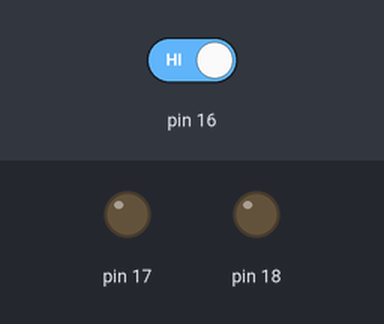
The sketch below on a simulated Arduino Uno, built with avr-gcc and run on an emulated ATmega328P. On the bench: output pins drawn as LEDs (lit = HIGH). Dashed ring = blinking. Inputs (shaded band) come from the test bench; at power-on: pin 16 HIGH. What the sketch prints to the serial monitor is not drawn.

Above: at 1.2 s.
1.3 s: pin 16 driven LOW
At 1.7 s:
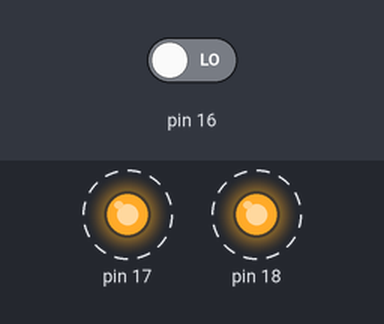
4.3 s: pin 16 driven HIGH
At 4.9 s:
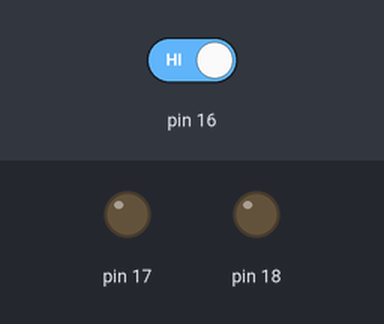
Timing chart, 0 to 7.3 s (numbered marks = the images above; inputs shaded):
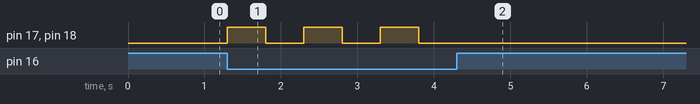

The sketch:

Project_11_Flame_Detection_Alarm_System.ino
```cpp
//**********************************************************************************
/*
 * 名称   : Flame_Detection_Alarm_System
 * 功能   : 火焰传感器控制LED和蜂鸣器
 * 作者   : http://www.keyes-robot.com/
*/
byte item = 0;

void setup() {
  Serial.begin(115200); //设置串口波特率为115200
  pinMode(16, INPUT);  //火焰传感器连接GPIO16上，并设置为输入模式
  pinMode(17, OUTPUT); //将有源蜂鸣器连接到GPIO17上，并设置为输出模式
  pinMode(18, OUTPUT);  //将LED连接到GPIO18上，并设置为输出模式
}

void loop() {
  item = digitalRead(16); //读取火焰传感器输出的数字信号
  Serial.println(item);  //串口打印火焰传感器输出的数字信号
  if (item == 0) {  //火焰传感器检测到火焰
    digitalWrite(17, HIGH); //打开蜂鸣器
    digitalWrite(18, HIGH);  //打开LED
    delay(500);  //延迟 500ms
    digitalWrite(17, LOW);  //关闭蜂鸣器
    digitalWrite(18, LOW);  //关闭LED
    delay(500);  //延迟 500ms
  } else {  //没有检测到任何火焰
    digitalWrite(17, LOW); //关闭蜂鸣器
    digitalWrite(18, LOW);  //关闭LED
  }
}
//**********************************************************************************
```

Measured:
- after the input at 1.3 s, pin 17, pin 18: alternates HIGH for 0.50 s and LOW for 0.50 s, starting at once
- after the input at 4.3 s, pin 17, pin 18: stops changing and stays LOW
